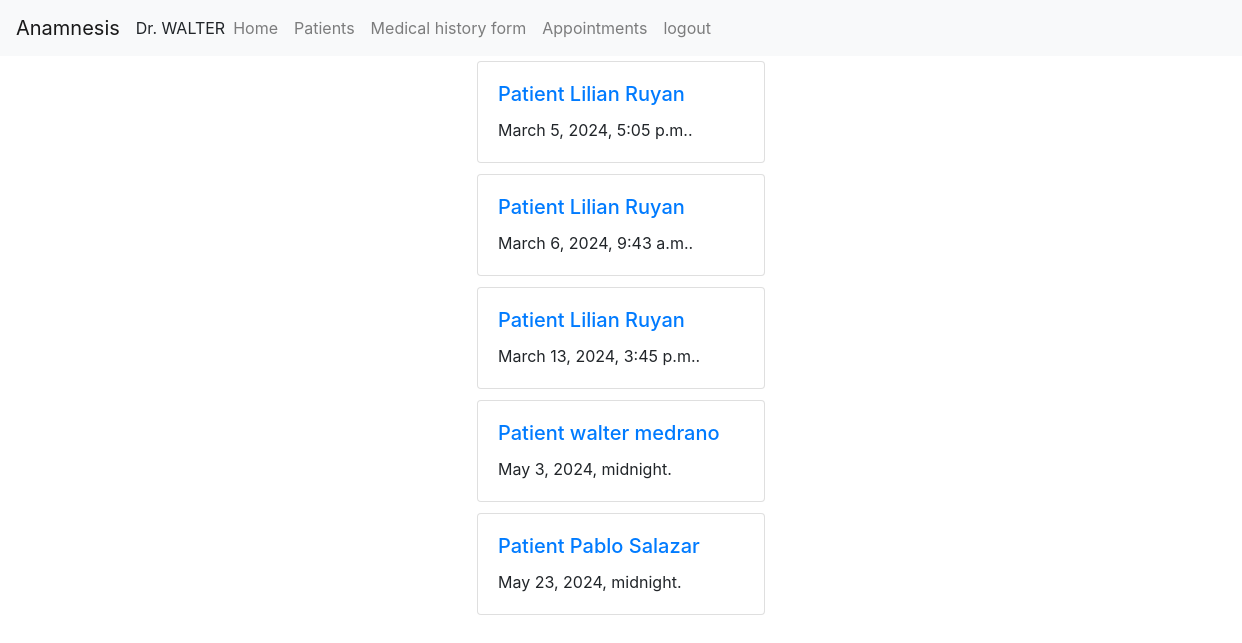
The app's page /appointments (signed in), older data.
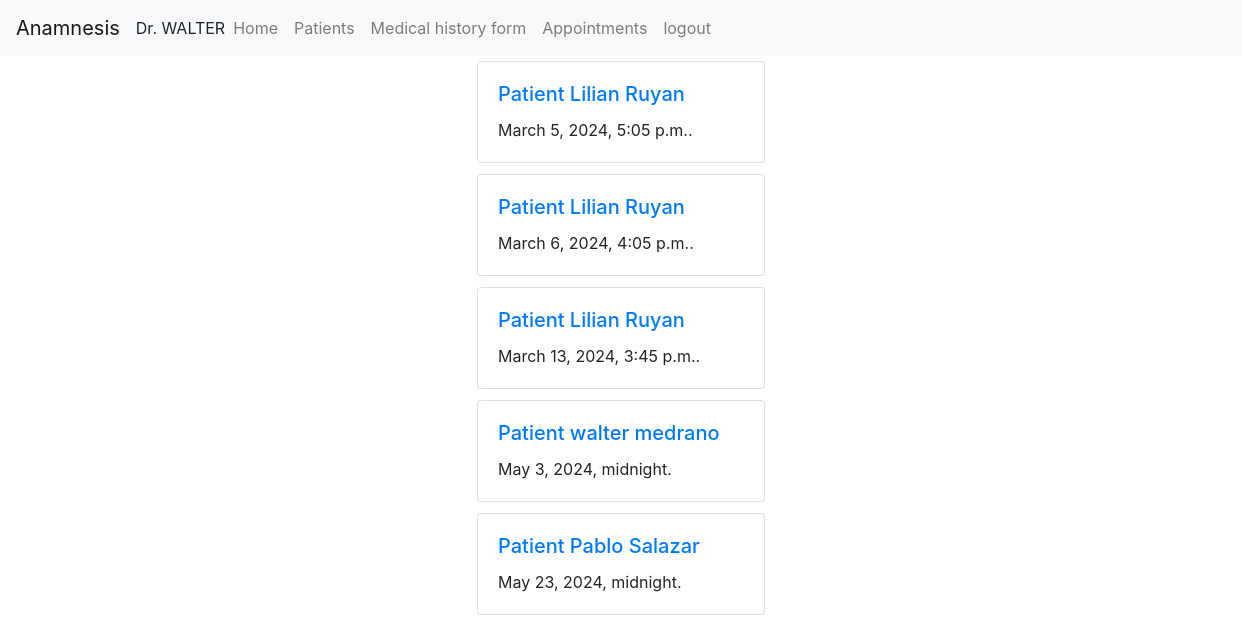
The same page, newer data.
### anamnesis/models.py (models this page shows)
class Patienthistory(models.Model):
    patient = models.ForeignKey(Patient, on_delete=models.CASCADE, blank=True, null=True, related_name="patient_history")
    date = models.DateTimeField() #date the file was created
    diagnostic =models.CharField(max_length=500, blank=True, null=True)
    history =models.CharField(max_length=500, blank=True, null=True) # Explanation of the symptoms
    prescription = models.CharField(max_length=500, blank=True, null=True)
    visit = models.CharField(max_length=30, blank=True, null=True) # Reason the patient is visiting
    nextappointment = models.DateTimeField(null=True, blank=True)

class Patient(models.Model):
    doctor = models.ForeignKey(User, on_delete=models.CASCADE, blank=True, null=True, related_name="patients")
    name = models.CharField(max_length=25, blank=True)
    lastname = models.CharField(max_length=25, blank=True)
    address = models.CharField(max_length=50, blank=True, null=True)
    city = models.CharField(max_length=30, blank=True, null=True)
    state = models.CharField(max_length=20, blank=True, null=True)
    phonenumber = models.CharField(max_length=15, blank=True, null=True)
    date = models.DateTimeField(null=True)
    def __str__(self):
        return f"Patient {self.name} {self.lastname}"

### anamnesis/views.py (the view)
# urls.py: path("appointments", views.appointments, name="appointments"),
def appointments(request):
    if request.method == "GET":
        appointments = Patienthistory.objects.all().order_by('nextappointment')
        aware_datetime = datetime.now(pytz.utc)  # Create an aware datetime object with timezone information
        listappointments = []
        for appointment in appointments:
            if appointment.nextappointment is not None and appointment.nextappointment >= aware_datetime:
                listappointments.append(appointment)
        paginator = Paginator(listappointments, 10) #show 10 posts per page
        page_number = request.GET.get('page')
        listappointments = paginator.get_page(page_number)
        return render(request, "anamnesis/appointments.html", {
            'appointments': listappointments,
        })

### anamnesis/templates/anamnesis/appointments.html (shortened to what this page needs)
{% extends "anamnesis/layout.html" %}
{% load static %}
{% block body %}
    {% if user.is_authenticated %}
        {% for appointment in appointments %}
            <div class="container d-flex justify-content-center">
                <div id="cardtest" class="card" style="width: 18rem;">
                    <div class="card-body">
                      <a href="{% url 'fileview' file_id=appointment.id %}"><h5 class="card-title">{{appointment.patient}}</h5></a>
                      <p class="card-text">{{appointment.nextappointment}}.</p>
                    </div>
                  </div>
            </div>
        {% endfor %}
         <div class="container d-flex justify-content-center">
            <nav aria-label="Page navigation">
            </nav>
        </div>
    {% else %}
        <h1> 403. You do not have access</h1>
    {% endif %}
{% endblock %}

Row changes from the older to the newer data that the page shows:
changed Patienthistory: nextappointment "March 6, 2024, 9:43 a.m." → "March 6, 2024, 4:05 p.m."
